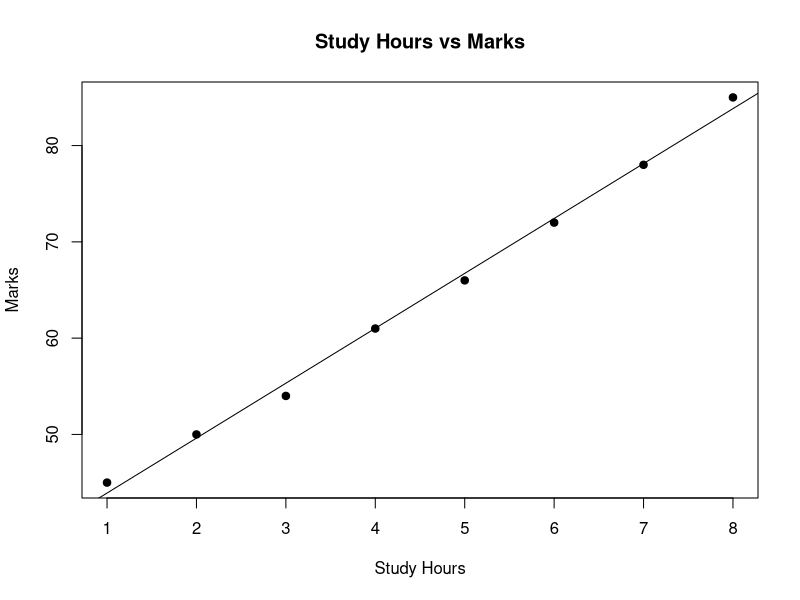

Write the R code that produced this figure.
# R Chapter 58: Correlation and Simple Linear Regression

hours <- c(1, 2, 3, 4, 5, 6, 7, 8)
marks <- c(45, 50, 54, 61, 66, 72, 78, 85)

# Correlation
correlation <- cor(hours, marks)
print(paste("Correlation:", correlation))

# Linear regression
model <- lm(marks ~ hours)

print(summary(model))
print(coef(model))

# Predict marks for 10 hours
prediction <- predict(model, data.frame(hours = 10))
print(prediction)

# Plot regression
plot(hours, marks,
     main = "Study Hours vs Marks",
     xlab = "Study Hours",
     ylab = "Marks",
     pch = 19)

abline(model)
